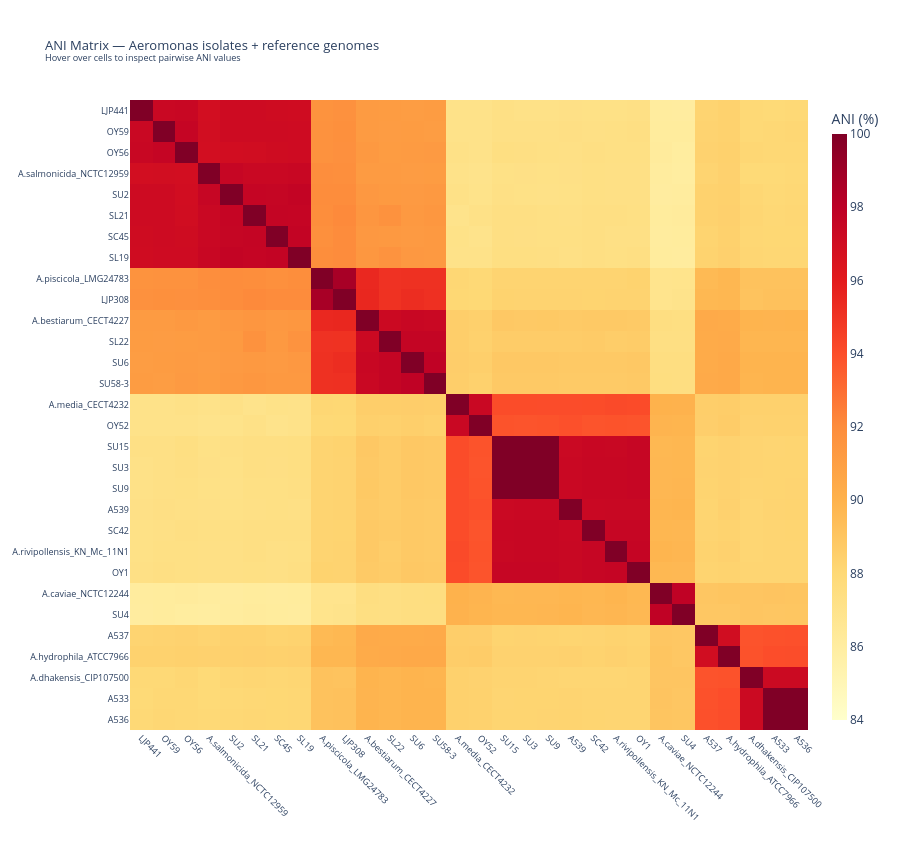

Write notebook code for a chart like this one.
### Markdown cell above
---
## 3. Interactive ANI heatmap (Plotly) — extended

### Code cell
# ── interactive heatmap (Plotly) ──────────────────────────────
# hover shows: strain pair + ANI value + species of each

strains = ani.index.tolist()
z_vals  = ani.values.astype(float)

# custom hover text
hover_text = []
for i, s_row in enumerate(strains):
    row_hover = []
    for j, s_col in enumerate(strains):
        val  = z_vals[i, j]
        sp_r = species_map.get(s_row, 'Unknown').replace(' (ref)', '')
        sp_c = species_map.get(s_col, 'Unknown').replace(' (ref)', '')
        same_sp_label = "<span style='color:green'>Same species (≥96%)</span>" if val >= 96 and i != j else ""
        row_hover.append(
            f'<b>{s_row}</b> ({sp_r})<br>'
            f'<b>{s_col}</b> ({sp_c})<br>'
            f'ANI: <b>{val:.2f}%</b><br>'
            f'{same_sp_label}'
)
    hover_text.append(row_hover)

# species color annotations for axis labels
label_colors = [
    species_palette.get(species_map.get(s, 'Unknown'), '#333333')
    for s in strains
]

fig = go.Figure(data=go.Heatmap(
    z=z_vals,
    x=strains,
    y=strains,
    colorscale='YlOrRd',
    zmin=84,
    zmax=100,
    text=hover_text,
    hoverinfo='text',
    colorbar=dict(title='ANI (%)', thickness=15)
))

fig.update_layout(
    title=dict(
        text='ANI Matrix — Aeromonas isolates + reference genomes<br>'
             '<sup>Hover over cells to inspect pairwise ANI values</sup>',
        font_size=13
    ),
    width=900, height=850,
    xaxis=dict(tickangle=45, tickfont=dict(size=9)),
    yaxis=dict(tickfont=dict(size=9), autorange='reversed'),
    margin=dict(l=120, b=120)
)

fig.show()

### Figure 1 — Plotly figure (JSON) as saved in the notebook; plotly's stock layout.template omitted (floating-point values rounded to 4 significant figures; data arrays with more than 128 entries replaced by an {"elided": "..."} marker saying what was removed)
{"data": [{"colorbar": {"thickness": 15, "title": {"text": "ANI (%)"}}, "colorscale": [[0, "rgb(255,255,204)"], [0.125, "rgb(255,237,160)"], [0.25, "rgb(254,217,118)"], [0.375, "rgb(254,178,76)"], [0.5, "rgb(253,141,60)"], [0.625, "rgb(252,78,42)"], [0.75, "rgb(227,26,28)"], [0.875, "rgb(189,0,38)"], [1, "rgb(128,0,38)"]], "hoverinfo": "text", "text": {"elided": "30x30 str values"}, "type": "heatmap", "x": ["LJP441", "OY59", "OY56", "A.salmonicida_NCTC12959", "SU2", "SL21", "SC45", "SL19", "A.piscicola_LMG24783", "LJP308", "A.bestiarum_CECT4227", "SL22", "SU6", "SU58-3", "A.media_CECT4232", "OY52", "SU15", "SU3", "SU9", "A539", "SC42", "A.rivipollensis_KN_Mc_11N1", "OY1", "A.caviae_NCTC12244", "SU4", "A537", "A.hydrophila_ATCC7966", "A.dhakensis_CIP107500", "A533", "A536"], "y": ["LJP441", "OY59", "OY56", "A.salmonicida_NCTC12959", "SU2", "SL21", "SC45", "SL19", "A.piscicola_LMG24783", "LJP308", "A.bestiarum_CECT4227", "SL22", "SU6", "SU58-3", "A.media_CECT4232", "OY52", "SU15", "SU3", "SU9", "A539", "SC42", "A.rivipollensis_KN_Mc_11N1", "OY1", "A.caviae_NCTC12244", "SU4", "A537", "A.hydrophila_ATCC7966", "A.dhakensis_CIP107500", "A533", "A536"], "z": {"elided": "30x30 float values"}, "zmax": 100, "zmin": 84}], "layout": {"height": 850, "margin": {"b": 120, "l": 120}, "title": {"font": {"size": 13}, "text": "ANI Matrix — Aeromonas isolates + reference genomes<br><sup>Hover over cells to inspect pairwise ANI values</sup>"}, "width": 900, "xaxis": {"tickangle": 45, "tickfont": {"size": 9}}, "yaxis": {"autorange": "reversed", "tickfont": {"size": 9}}}}
